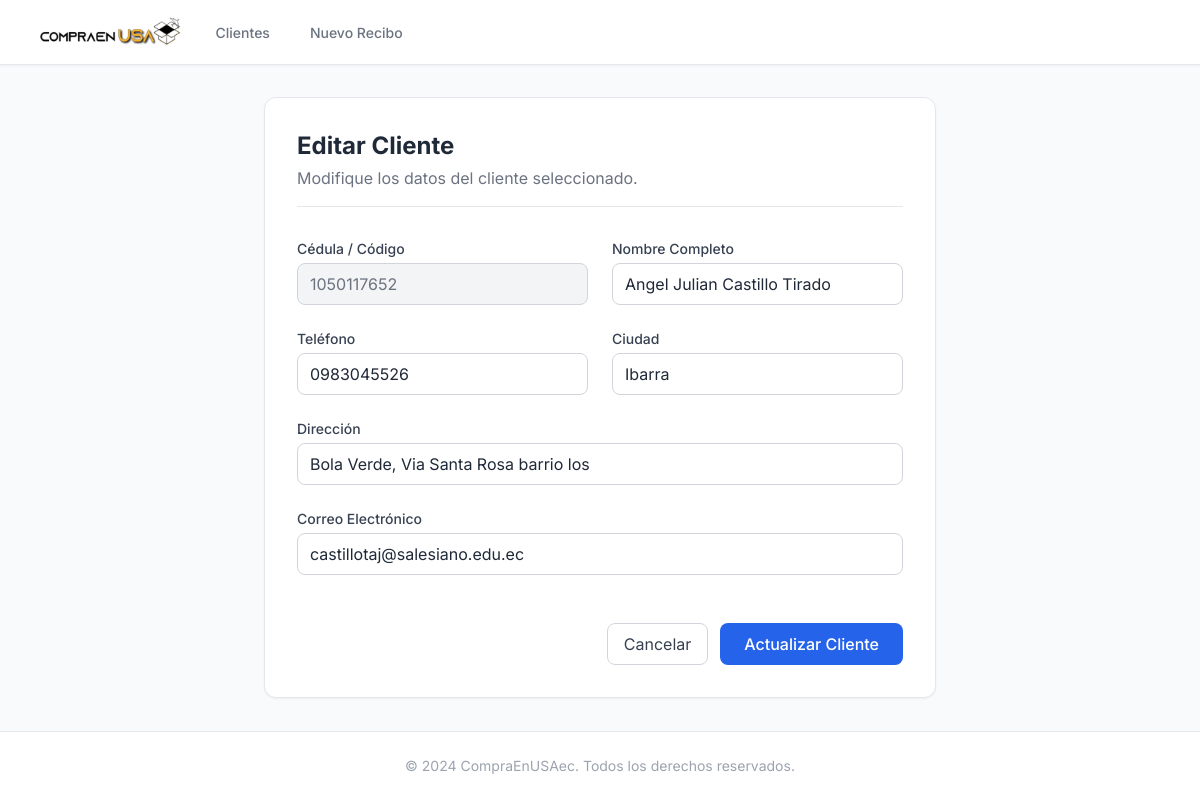
The page /edicionCliente/1050117652 on the database its author committed.
### Aplicaciones/Lista/models.py (models this page shows, shortened)
class Clientes(models.Model):
    codigo=models.CharField(primary_key=True,max_length=15)
    Nombre_Apellido=models.CharField(max_length=50)
    Direccion=models.CharField(max_length=50)
    Ciudad=models.CharField(max_length=15)
    Telefono=models.CharField(max_length=15)
    email=models.EmailField()

### Aplicaciones/Lista/views.py (the view)
# urls.py: path("edicionCliente/<codigo>", views.edicionCliente, name="edicionCliente"),
def edicionCliente(request, codigo):
    cliente = get_object_or_404(Clientes, codigo=codigo)
    return render(request, "edicionCliente.html", {"cliente": cliente})

### Aplicaciones/Lista/templates/edicionCliente.html (shortened to what this page needs)
{% extends 'base.html' %}
{% block content %}
<div class="max-w-2xl mx-auto">
    <div class="bg-white rounded-xl shadow-sm border border-gray-200 p-8">
        <div class="mb-8 border-b pb-4">
            <h2 class="text-2xl font-bold text-gray-800">Editar Cliente</h2>
            <p class="text-gray-500 mt-1">Modifique los datos del cliente seleccionado.</p>
        </div>
        <form method="POST" action="{% url 'editarCliente' %}" class="space-y-6">
            <div class="grid grid-cols-1 md:grid-cols-2 gap-6">
                <div class="col-span-1">
                    <label class="block text-sm font-medium text-gray-700 mb-1">Cédula / Código</label>
                    <input type="text" value="{{cliente.codigo}}" disabled
                        class="w-full bg-gray-100 border border-gray-300 rounded-lg px-3 py-2 text-gray-500 cursor-not-allowed">
                </div>
                <div class="col-span-1">
                    <label class="block text-sm font-medium text-gray-700 mb-1">Nombre Completo</label>
                    <input type="text" name="txtNombreApellido" value="{{cliente.Nombre_Apellido}}"
                        class="w-full border border-gray-300 rounded-lg px-3 py-2 focus:ring-blue-500 focus:border-blue-500"
                        required>
                </div>
                <div class="col-span-1">
                    <label class="block text-sm font-medium text-gray-700 mb-1">Teléfono</label>
                    <input type="text" name="txtTelefono" value="{{cliente.Telefono}}"
                        class="w-full border border-gray-300 rounded-lg px-3 py-2 focus:ring-blue-500 focus:border-blue-500"
                        required>
                </div>
                <div class="col-span-1">
                    <label class="block text-sm font-medium text-gray-700 mb-1">Ciudad</label>
                    <input type="text" name="txtCiudad" value="{{cliente.Ciudad}}"
                        class="w-full border border-gray-300 rounded-lg px-3 py-2 focus:ring-blue-500 focus:border-blue-500"
                        required>
                </div>
                <div class="col-span-2">
                    <label class="block text-sm font-medium text-gray-700 mb-1">Dirección</label>
                    <input type="text" name="txtDireccion" value="{{cliente.Direccion}}"
                        class="w-full border border-gray-300 rounded-lg px-3 py-2 focus:ring-blue-500 focus:border-blue-500"
                        required>
                </div>
                <div class="col-span-2">
                    <label class="block text-sm font-medium text-gray-700 mb-1">Correo Electrónico</label>
                    <input type="email" name="txtEmail" value="{{cliente.email}}"
                        class="w-full border border-gray-300 rounded-lg px-3 py-2 focus:ring-blue-500 focus:border-blue-500"
                        required>
                </div>
            </div>
            <div class="flex justify-end gap-3 pt-6">
                <a href="{% url 'home' %}"
                    class="px-4 py-2 border border-gray-300 rounded-lg text-gray-700 hover:bg-gray-50 transition-colors">
                    Cancelar
                </a>
                <button type="submit"
                    class="px-6 py-2 bg-blue-600 text-white rounded-lg hover:bg-blue-700 transition-colors font-medium">
                    Actualizar Cliente
                </button>
            </div>
        </form>
    </div>
</div>
{% endblock %}

### Aplicaciones/Lista/templates/Base.html (style rules this page uses)
body { font-family: 'Inter', sans-serif; }

### rows shown on the page
Clientes: codigo "1050117652", txtNombreApellido "Angel Julian Castillo Tirado", txtTelefono "0983045526", txtCiudad "Ibarra", txtDireccion "Bola Verde, Via Santa Rosa barrio los", txtEmail "castillotaj@salesiano.edu.ec"
